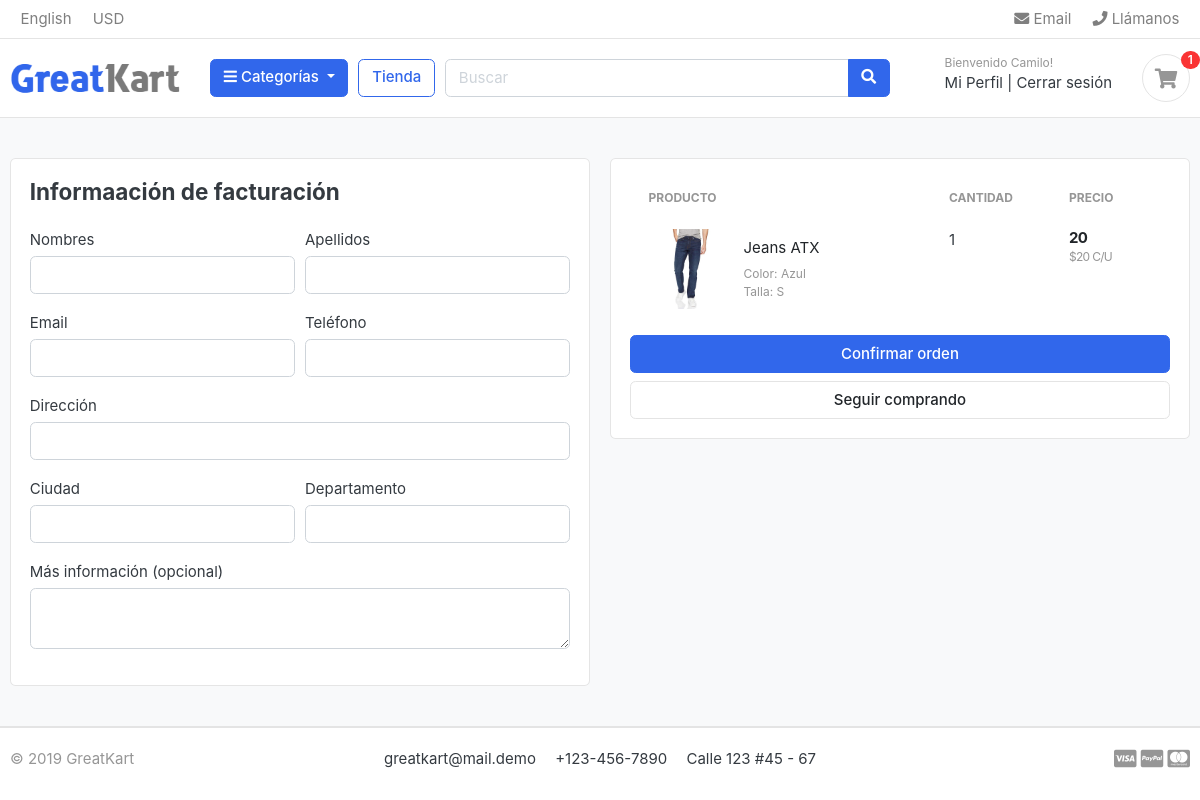
Page /cart/checkout/ (signed in) on the committed database.
### apps/accounts/models.py (models this page shows, shortened)
class User(AbstractUser):
    email = models.EmailField("email", max_length=100, unique=True)
    phone_number = models.CharField("teléfono", max_length=50, blank=True)
    username = None
    USERNAME_FIELD = 'email'  # Campo de login. Por defecto es username
    REQUIRED_FIELDS = []  # Campos requeridos para crear un superusuario
    objects = CustomUserManager()
    class Meta:
        verbose_name = 'usuario'
        verbose_name_plural = 'usuarios'
    def __init__(self, *args, **kwargs):
        super(User, self).__init__(*args, **kwargs)
        self._meta.get_field('is_staff').verbose_name = 'es admin'
        self._meta.get_field('is_active').default = False

### apps/cart/models.py (models this page shows, shortened)
class CartItem(models.Model):
    user = models.ForeignKey(User, on_delete=models.CASCADE, null=True)
    product = models.ForeignKey(Product, verbose_name="producto", on_delete=models.CASCADE)
    variations = models.ManyToManyField(Variation, verbose_name="variations", blank=True)
    cart = models.ForeignKey(Cart, verbose_name="carrito", on_delete=models.CASCADE, null=True)
    quantity = models.IntegerField("cantidad")
    is_active = models.BooleanField("activo", default=True)
    class Meta:
        verbose_name = "item"
        verbose_name_plural = "items"
    def total(self):
        return self.quantity * self.product.price

### apps/store/models.py (models this page shows, shortened)
class Product(models.Model):
    name = models.CharField("nombre", max_length=200, unique=True)
    slug = models.SlugField("identificador", max_length=255, unique=True)
    description = models.TextField("descripción", max_length=500, blank=True)
    price = models.IntegerField("precio")
    image = models.ImageField("fotos", upload_to="photos/products")
    stock = models.IntegerField("stock")
    is_available = models.BooleanField("disponible", default=True)
    category = models.ForeignKey(Category, on_delete=models.CASCADE, verbose_name="categoría")
    created_date = models.DateTimeField("fecha de creación", auto_now_add=True)
    modified_date = models.DateTimeField("fecha de modificación", auto_now=True)
    """
    Se pueden agregar propiedades que funcionan como campos adicionales
    del modelo que no se elmacenan en la base de datos
    """
    @property
    def formatted_price(self):
        return f"${self.price:,}".replace(",", ".")
    formatted_price.fget.short_description = "precio"
    class Meta:
        verbose_name = "producto"
        verbose_name_plural = "productos"
    def get_absolute_url(self):
        return reverse("store:product_detail", args=[self.category.slug, self.slug])

class Variation(models.Model):
    product = models.ForeignKey(Product, verbose_name="producto", on_delete=models.CASCADE, related_name="variations")
    category = models.CharField("tipo", max_length=100, choices=category_choices)
    value = models.CharField("valor", max_length=100)
    is_active = models.BooleanField("activo", default=True)
    created_date = models.DateTimeField("fecha de creación", auto_now=True)
    objects = VariationManager()
    class Meta:
        verbose_name = "varciación"
        verbose_name_plural = "variaciones"
        unique_together = ("product", "category", "value")

### apps/cart/views.py (the view)
# urls.py: path("checkout/", views.checkout, name="checkout"),
@login_required(login_url="accounts:login")
def checkout(request):
    total = 0
    subtotal = 0
    tax = 0
    with suppress(ObjectDoesNotExist):
        if request.user.is_authenticated:
            cart_items = CartItem.objects.all().filter(user=request.user, is_active=True)
        else:
            cart = Cart.objects.get(session_id=_get_session_id(request))
            cart_items = CartItem.objects.all().filter(cart=cart, is_active=True)
        total = sum(cart_item.quantity * cart_item.product.price for cart_item in cart_items)
        tax = round(total * (1 / 16))
        subtotal = total - tax
    context = {
        "total": _formatting_price(total),
        "subtotal": _formatting_price(subtotal),
        "tax": _formatting_price(tax),
        "cart_items": cart_items,
    }
    return render(request, "cart/checkout.html", context)

### apps/cart/templates/cart/checkout.html (shortened to what this page needs)
{% extends 'base.html' %}
{% load static %}
{% block content %}
    <section class="section-content padding-y bg">
        <div class="container">
            <div class="row">
                <aside class="col-lg-6">
                    <div class="card">
                        <div class="card-body">
                            <h4 class="card-title mb-4">Informaación de facturación</h4>
                            <form action="{% url "orders:place_order" %}" method="POST">
                                <div class="form-row">
                                    <div class="col form-group">
                                        <label for="">Nombres</label>
                                        <input type="text" name="first_name" class="form-control" required>
                                    </div>
                                    <div class="col form-group">
                                        <label for="">Apellidos</label>
                                        <input type="text" name="last_name" class="form-control" required>
                                    </div>
                                </div>
                                <div class="form-row">
                                    <div class="col form-group">
                                        <label for="">Email</label>
                                        <input type="email" name="email" class="form-control" required>
                                    </div>
                                    <div class="col form-group">
                                        <label for="">Teléfono</label>
                                        <input type="text" name="phone" class="form-control" required>
                                    </div>
                                </div>
                                <div class="form-row">
                                    <div class="col form-group">
                                        <label for="">Dirección</label>
                                        <input type="text" name="address_line_1" class="form-control" required>
                                    </div>
                                </div>
                                <div class="form-row">
                                    <div class="col form-group">
                                        <label for="">Ciudad</label>
                                        <input type="text" name="city" class="form-control" required>
                                    </div>
                                    <div class="col form-group">
                                        <label for="">Departamento</label>
                                        <input type="text" name="state" class="form-control" required>
                                    </div>
                                </div>
                                <div class="form-row">
                                    <div class="col form-group">
                                        <label for="">Más información (opcional)</label>
                                        <textarea name="order_note" rows="2" class="form-control"></textarea>
                                    </div>
                                </div>
                            </div>
                        </div>
                    </aside>
                    <aside class="col-lg-6">
                        <div class="card">
                            <div class="card-body">
                                <table class="table table-borderless table-shopping-cart">
                                    <thead class="text-muted">
                                        <tr class="small text-uppercase">
                                            <th scope="col">Producto</th>
                                            <th scope="col" width="120">Cantidad</th>
                                            <th scope="col" width="120">Precio</th>
                                        </tr>
                                    </thead>
                                    <tbody>
                                        {% for item in cart_items %}
                                            <tr>
                                                <td>
                                                    <figure class="itemside align-items-center">
                                                        <div class="aside">
                                                            <img src="{{ item.product.image.url }}" class="img-sm">
                                                        </div>
                                                        <figcaption class="info">
                                                            <a href="{{ item.product.get_absolute_url }}" class="title text-dark">{{ item.product.name }}</a>
                                                            <p class="text-muted small">
                                                                {% if item.variations.all %}
                                                                    {% for variation in item.variations.all %}
                                                                        {{ variation.get_category_display | capfirst }}: {{ variation.value | capfirst }}
                                                                        <br>
                                                                    {% endfor %}
                                                                {% endif %}
                                                            </p>
                                                        </figcaption>
                                                    </figure>
                                                </td>
                                                <td>
                                                    <label for="">{{ item.quantity }}</label>
                                                </td>
                                                <td>
                                                    <div class="price-wrap">
                                                        <var class="price">{{ item.total }}</var>
                                                        <small class="text-muted">{{ item.product.formatted_price }} C/U</small>
                                                    </div>
                                                </td>
                                            </tr>
                                        {% endfor %}
                                    </tbody>
                                </table>
                                <button type="submit" name="submit" class="btn btn-primary btn-block">Confirmar orden</button>
                                <a href="{% url 'store:all_products' %}" class="btn btn-light btn-block">Seguir comprando</a>
                            </div>
                        </div>
                    </aside>
            </div>
        </div>
    </section>
{% endblock content %}

### templates/includes/navbar.html (shortened to what this page needs)
{% load static %}
<header class="section-header">
    <nav class="navbar p-md-0 navbar-expand-sm navbar-light border-bottom">
        <div class="container">
            <div class="collapse navbar-collapse" id="navbarTop4">
                <ul class="navbar-nav mr-auto">
                    <li class="nav-item dropdown">
                        <a href="#" class="nav-link">English</a>
                    </li>
                    <li class="nav-item dropdown">
                        <a href="#" class="nav-link">USD</a>
                    </li>
                </ul>
                <ul class="navbar-nav">
                    <li>
                        <a href="#" class="nav-link"> <i class="fa fa-envelope"></i> Email </a>
                    </li>
                    <li>
                        <a href="#" class="nav-link"> <i class="fa fa-phone"></i> Llámanos </a>
                    </li>
                </ul>
            </div>
        </div>
    </nav>
    <section class="header-main border-bottom">
        <div class="container">
            <div class="row align-items-center">
                <div class="col-lg-2 col-md-3 col-6">
                    <a href="{% url 'core:home' %}" class="brand-wrap">
                        <img class="logo" src={% static 'images/logo.png' %}>
                    </a>
                </div>
                <div class="col-lg col-sm col-md col-6 flex-grow-0">
                    <div class="category-wrap dropdown d-inline-block float-right">
                        <button type="button" class="btn btn-primary dropdown-toggle" data-toggle="dropdown">
                            <i class="fa fa-bars"></i> Categorías
                        </button>
                    </div>
                </div>
                <a href="{% url 'store:all_products' %}" class="btn btn-outline-primary">Tienda</a>
                <div class="col-lg  col-md-6 col-sm-12 col">
                    <form action="{% url 'store:search' %}" class="search">
                        <div class="input-group w-100">
                            <input type="text" class="form-control" style="width:60%;" placeholder="Buscar" name="keyword">
                            <div class="input-group-append">
                                <button class="btn btn-primary" type="submit">
                                    <i class="fa fa-search"></i>
                                </button>
                            </div>
                        </div>
                    </form>
                </div>
                <div class="col-lg-3 col-sm-6 col-8 order-2 order-lg-3">
                    <div class="d-flex justify-content-end mb-3 mb-lg-0">
                        {% if user.is_authenticated %}
                            <div class="widget-header">
                                <small class="title text-muted">Bienvenido {{ user.first_name | capfirst }}!</small>
                                <div>
                                    <a href="{% url 'accounts:profile' %}">Mi Perfil</a> <span class="dark-transp">|</span>
                                    <a href="{% url 'accounts:logout' %}">Cerrar sesión</a>
                                </div>
                            </div>
                        {% endif %}
                        <a href="{% url 'cart:cart' %}" class="widget-header pl-3 ml-3">
                            <div class="icon icon-sm rounded-circle border">
                                <i class="fa fa-shopping-cart"></i>
                            </div>
                            <span class="badge badge-pill badge-danger notify">{{ cart_count }}</span>
                        </a>
                    </div>
                </div>
            </div>
        </div>
    </section>
</header>

### rows in the picture
User: first_name "Camilo"
CartItem: product.image (picture), product.name "Jeans ATX", quantity "1", total "20", product.formatted_price "$20"
Variation: category "Color", value "Azul"
Variation: category "Talla", value "S"

### other values in the picture
{{ cart_count }} "1"
